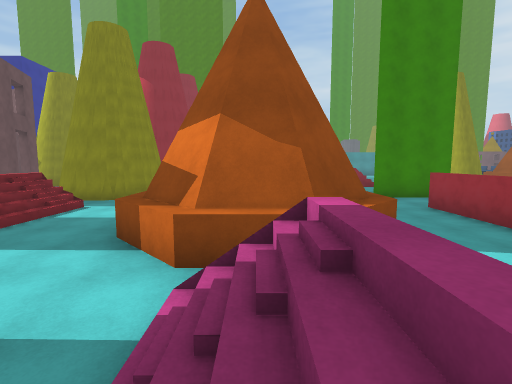
[1] (above)

24 first-person views from a walk through a scene from a Unity 3-D project. The camera is 1.2 m above the floor, tilts 6° down and sees 85° across. The floor is counted in squares, 2 m on a side. Each view is taken from the middle of a square. On the plan, view 1 faces up. The plan holds only what a view shows up to about 9 squares ahead; the rest is blank. The place goes on beyond the plan. Surface patterns are stand-ins for the level's own textures.

[2]
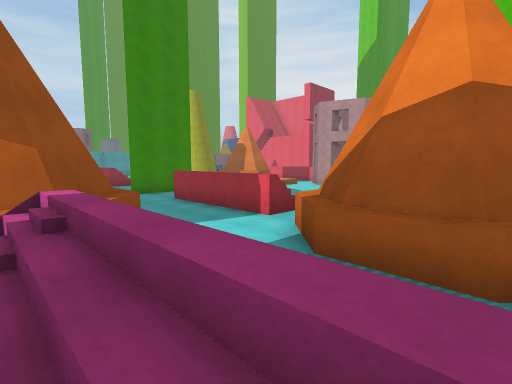

[3]
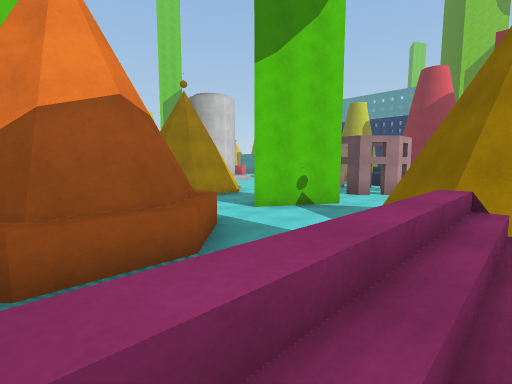

[4]
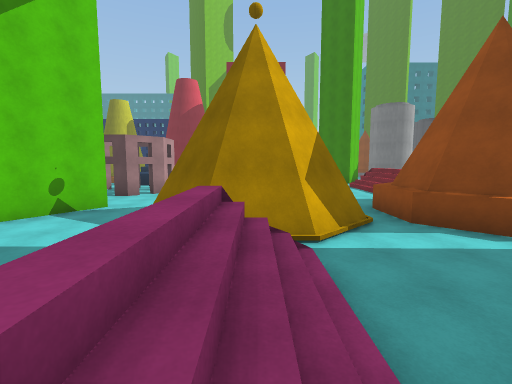

[5]
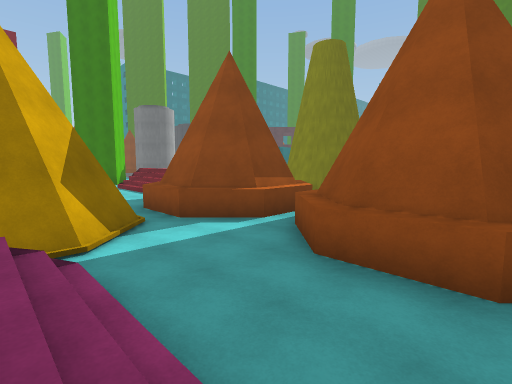

[6]
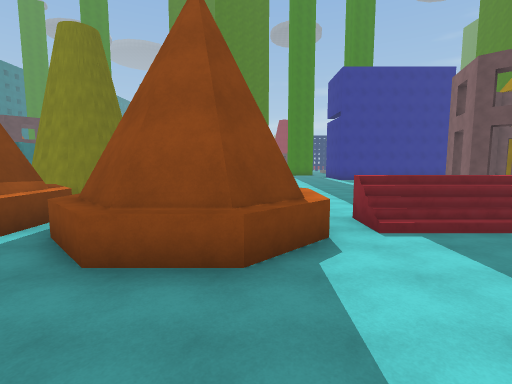

[7]
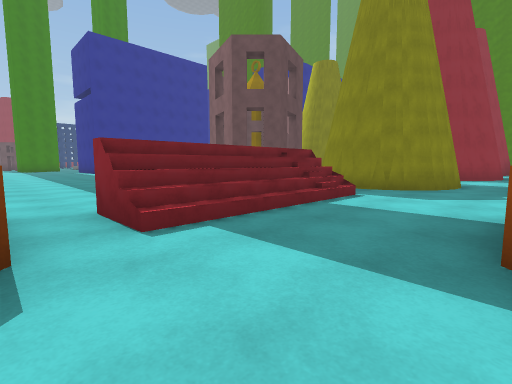

[8]
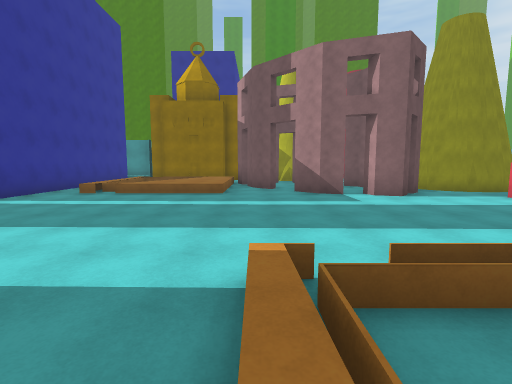

[9]
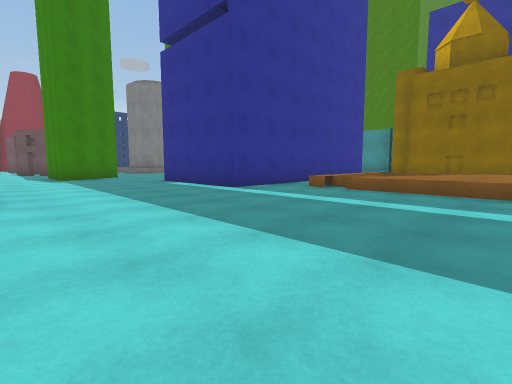

[10]
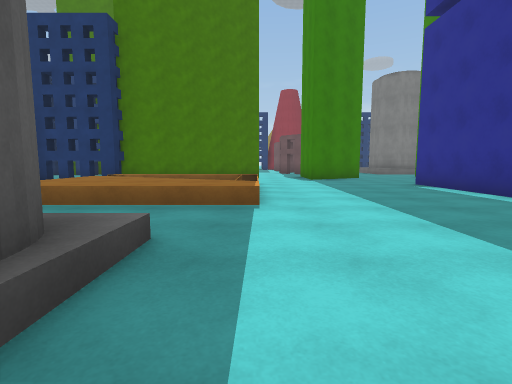

[11]
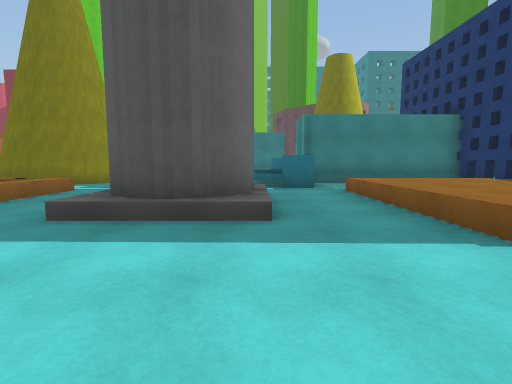

[12]
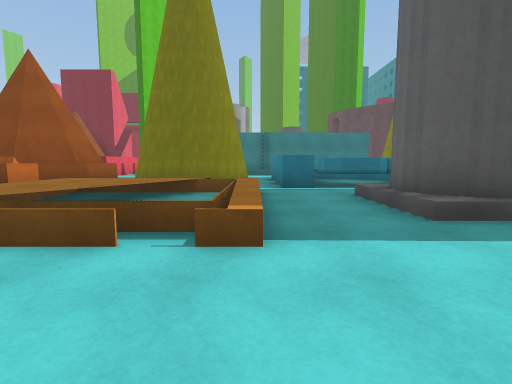

[13]
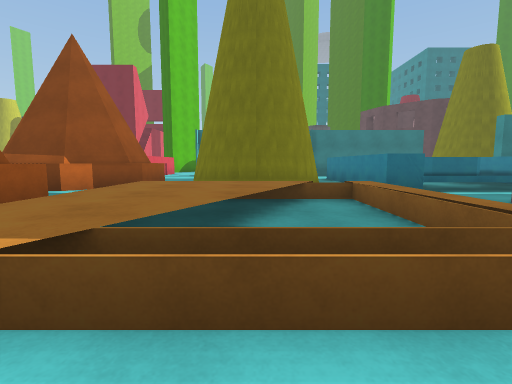

[14]
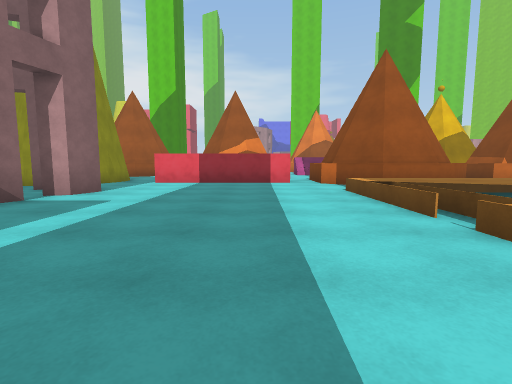

[15]
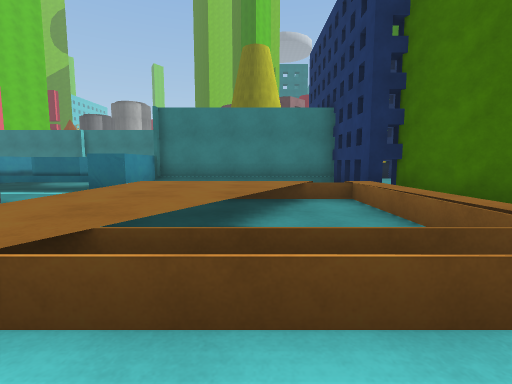

[16]
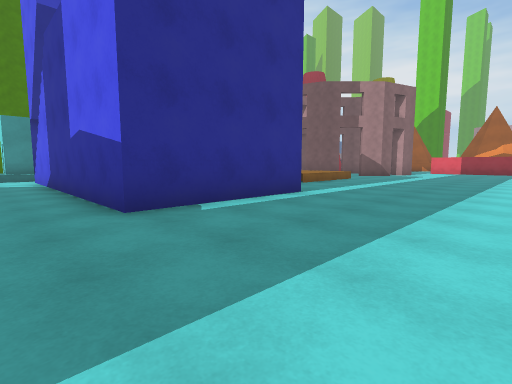

[17]
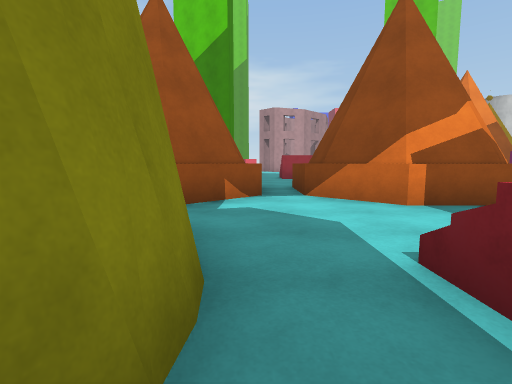

[18]
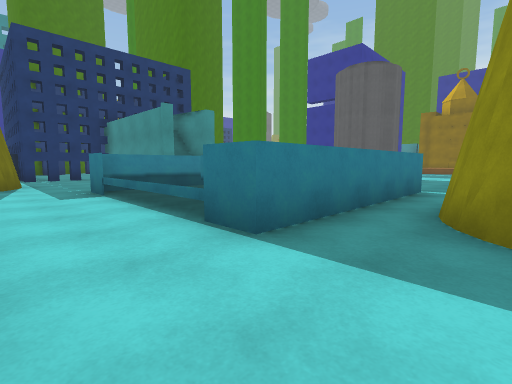

[19]
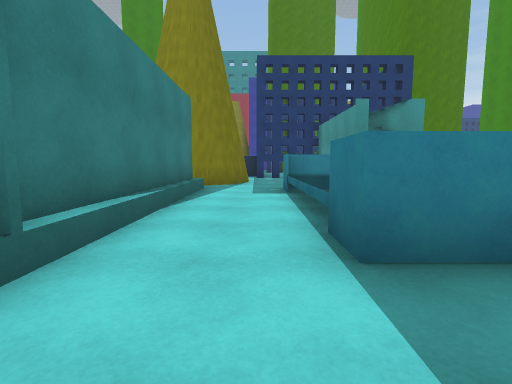

[20]
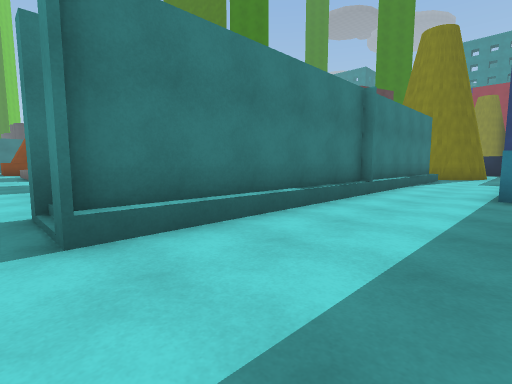

[21]
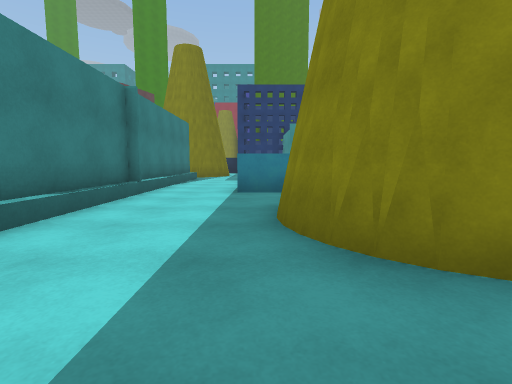

[22]
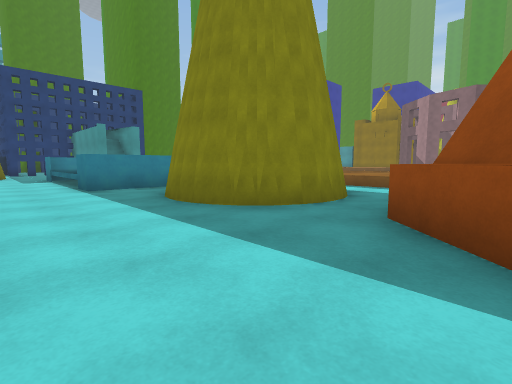

[23]
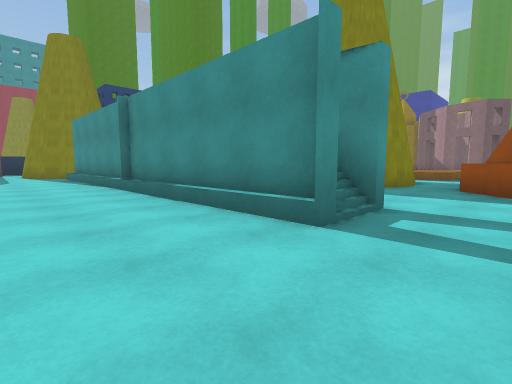

[24]
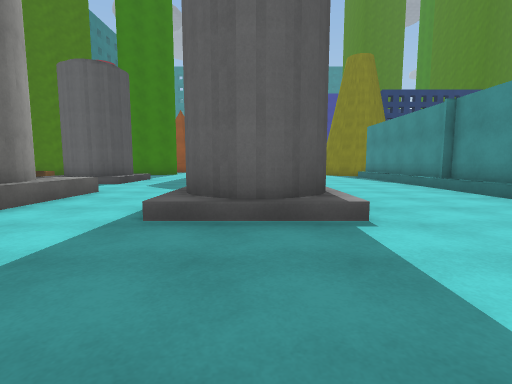

### Floor plan
Key: @ floor where view 1 was taken; # wall or solid block; x gap in a wall; . main floor; : floor 0.5 m higher than the main floor; / step, stairs or slope; = window, fence, low wall or low ledge; ^ raised ledge.
Columns run from 23 left of view 1 to 5 right of it. Each row starts with its distance up from view 1.
  9 .#   #/ ::/.## x.###.^#    ##
  8 .#   #/////..#x#......^#^. ..
  7 .#####............#...^#^.../
  6 ................../..^#   ..
  5 ................../..##  #..
  4 ................../..^###^..
  3 ..................#...^#^ ..#
  2  /////...../////.^#^.../. .^
  1  /..:/.///./..:/^###^../. ^#
  0  /./:/./#/././:/## ##..@. ##
 -1 #/.::/./ /./.::/^###^../. ^#
 -2 ##////.....///// ^#^.../. .^
 -3  #   .#===#..... ^#^..### ...
 -4  #   .#^#^^.###.^###^#####..#
 -5  ######=.#^.###.##  #     ..#
 -6  #    #^  ^.###.^#  ^     .##
 -7  #....#===#......^        ..
 -8  #................        ..
 -9    ##..........##.
-10     # ###########.
-11        ...........
-12        ...........
-13         ..........
-14              //..
-15              #/...
-16              //..
-17          .......
-18         ........
-19         //..##
-20         #

Where each view was taken, in squares from view 1:
view 1: 0 up, 0 right, facing up
view 2: 1 down, 0 right, facing up-right
view 3: 1 up, 0 right, facing down-right
view 4: 1 up, 0 right, facing down
view 5: 1 up, 0 right, facing down-left
view 6: 1 up, 0 right, facing left
view 7: 2 up, 2 left, facing up-left
view 8: 0 up, 12 left, facing up
view 9: 2 up, 13 left, facing up-left
view 10: 2 up, 14 left, facing left
view 11: 4 up, 16 left, facing down
view 12: 4 up, 12 left, facing down
view 13: 3 up, 10 left, facing down
view 14: 4 up, 14 left, facing right
view 15: 3 up, 20 left, facing down
view 16: 3 up, 23 left, facing up-right
view 17: 8 up, 6 left, facing right
view 18: 9 down, 11 left, facing up-left
view 19: 8 down, 11 left, facing left
view 20: 7 down, 7 left, facing down-left
view 21: 7 down, 7 left, facing left
view 22: 9 down, 6 left, facing up-left
view 23: 13 down, 6 left, facing up-left
view 24: 15 down, 6 left, facing left
